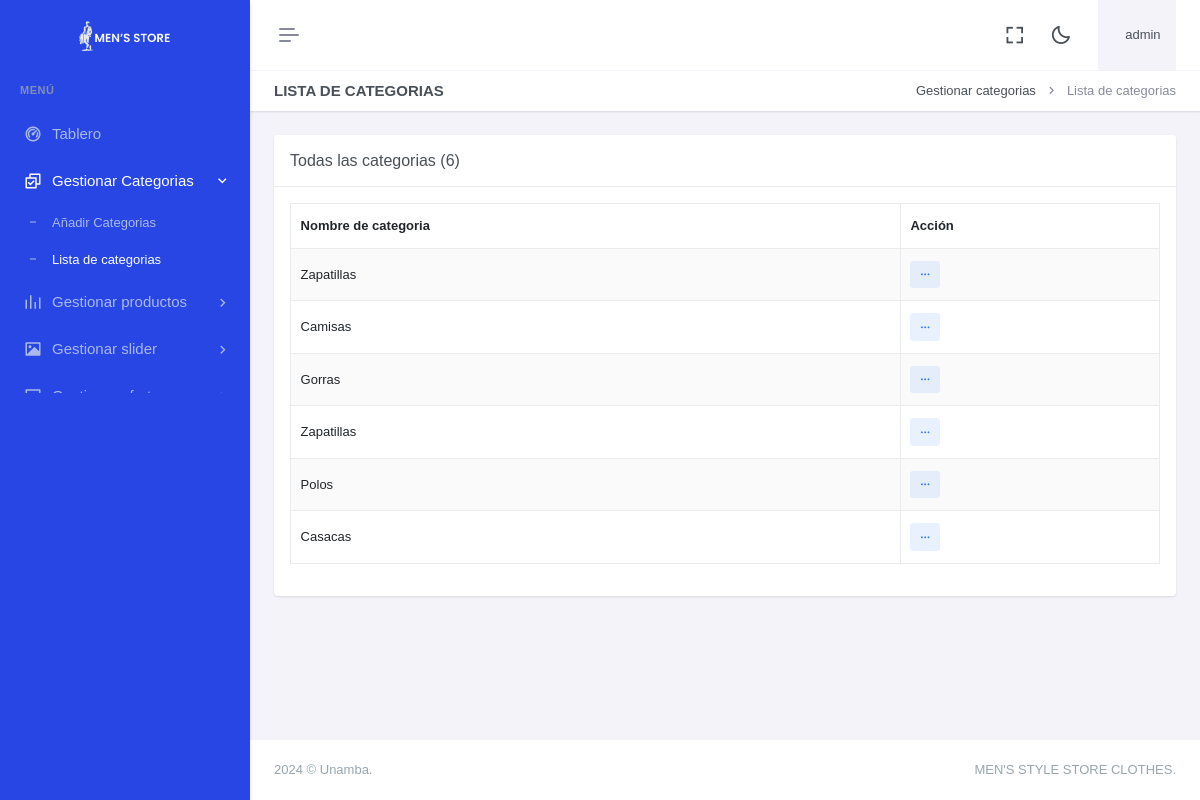
Screenshot of /dashboard/services.php (signed in) with the database file from the repository.
### tables this page shows
CREATE TABLE `service` (
  `id` int(11) NOT NULL,
  `service_title` varchar(500) NOT NULL,
  `service_desc` varchar(1000) NOT NULL,
  `service_detail` varchar(2000) NOT NULL,
  `ufile` varchar(1000) NOT NULL,
  `upadated_at` timestamp NOT NULL DEFAULT current_timestamp() ON UPDATE current_timestamp()
);

### dashboard/services.php (the view)
<?php include "header.php"; ?>
<?php include "sidebar.php"; ?>
<div class="main-content">
    <div class="page-content">
        <div class="container-fluid">
            <div class="row">
                <div class="col-12">
                    <div class="page-title-box d-sm-flex align-items-center justify-content-between">
                        <h4 class="mb-sm-0">Lista de Categorias</h4>
                        <div class="page-title-right">
                            <ol class="breadcrumb m-0">
                                <li class="breadcrumb-item"><a href="javascript: void(0);">Gestionar categorias</a></li>
                                <li class="breadcrumb-item active">Lista de categorias</li>
                            </ol>
                        </div>
                    </div>
                </div>
            </div>
            <?php
$result = mysqli_query($con,"SELECT count(*) FROM service");
$row = mysqli_fetch_row($result);
$numrows = $row[0];
?>
            <div class="row">
                <div class="col-lg-12">
                    <div class="card">
                        <div class="card-header">
                            <h5 class="card-title mb-0">Todas las categorias (<?= $numrows?>)</h5>
                        </div>
                        <div class="card-body">
                            <table id="example" class="table table-bordered dt-responsive nowrap table-striped align-middle" style="width:100%">
                                <thead>
                                    <tr>
                                        <th data-ordering="false">Nombre de categoria</th>
                                        <th>Acción</th>
                                    </tr>
                                </thead>
                                <tbody>
                                    <?php
                                    $q = "SELECT * FROM  service ORDER BY id DESC";
                                    $r123 = mysqli_query($con, $q);
                                    while ($ro = mysqli_fetch_array($r123)) {
                                        $id = "$ro[id]";
                                        $service_title = "$ro[service_title]";
                                        print "<tr>
				  <td>
				  $service_title
				  </td>
          <td>
                                                    <div class='dropdown d-inline-block'>
                                                        <button class='btn btn-soft-secondary btn-sm dropdown' type='button' data-bs-toggle='dropdown' aria-expanded='false'>
                                                            <i class='ri-more-fill align-middle'></i>
                                                        </button>
                                                        <ul class='dropdown-menu dropdown-menu-end'>
                                                            <li><a href='editservice.php?id=$id' class='dropdown-item edit-item-btn'><i class='ri-pencil-fill align-bottom me-2 text-muted'></i> Edit</a></li>
                                                            <li>
                                                                <a href='deleteservice.php?id=$id' class='dropdown-item remove-item-btn'>
                                                                    <i class='ri-delete-bin-fill align-bottom me-2 text-muted'></i> Delete
                                                                </a>
                                                            </li>
                                                        </ul>
                                                    </div>
                                                </td>
				  </tr>";
                                    }
                                    ?>
                                </tbody>
                            </table>
                        </div>
                    </div>
                </div>
            </div>
        </div>
    </div>
    <?php include "footer.php"; ?>

### rows the page displays
service: service_title "Zapatillas"
service: service_title "Camisas"
service: service_title "Gorras"
service: service_title "Zapatillas"
service: service_title "Polos"
service: service_title "Casacas"

### other values shown
$username "admin"
$numrows "6"
